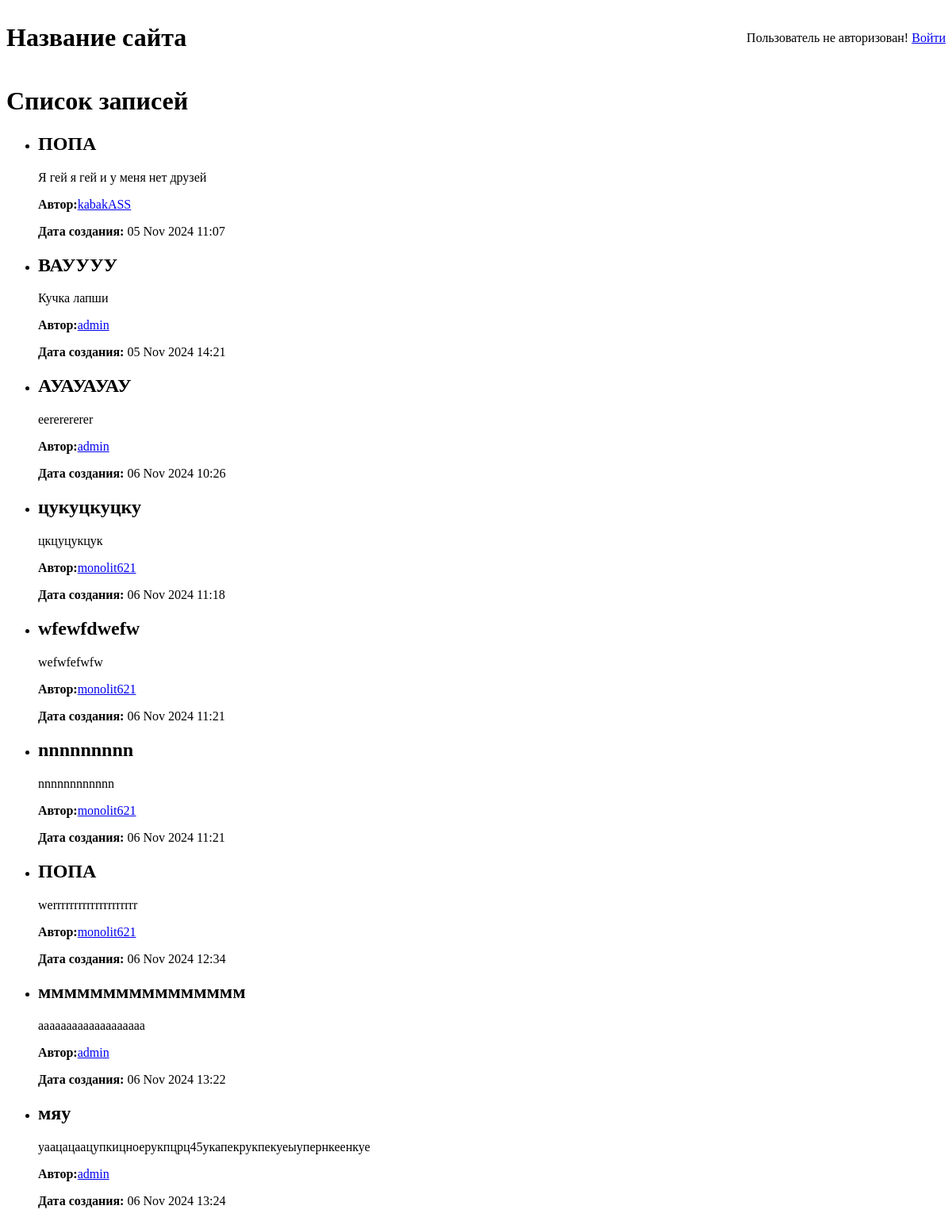
The app's page /, older data.
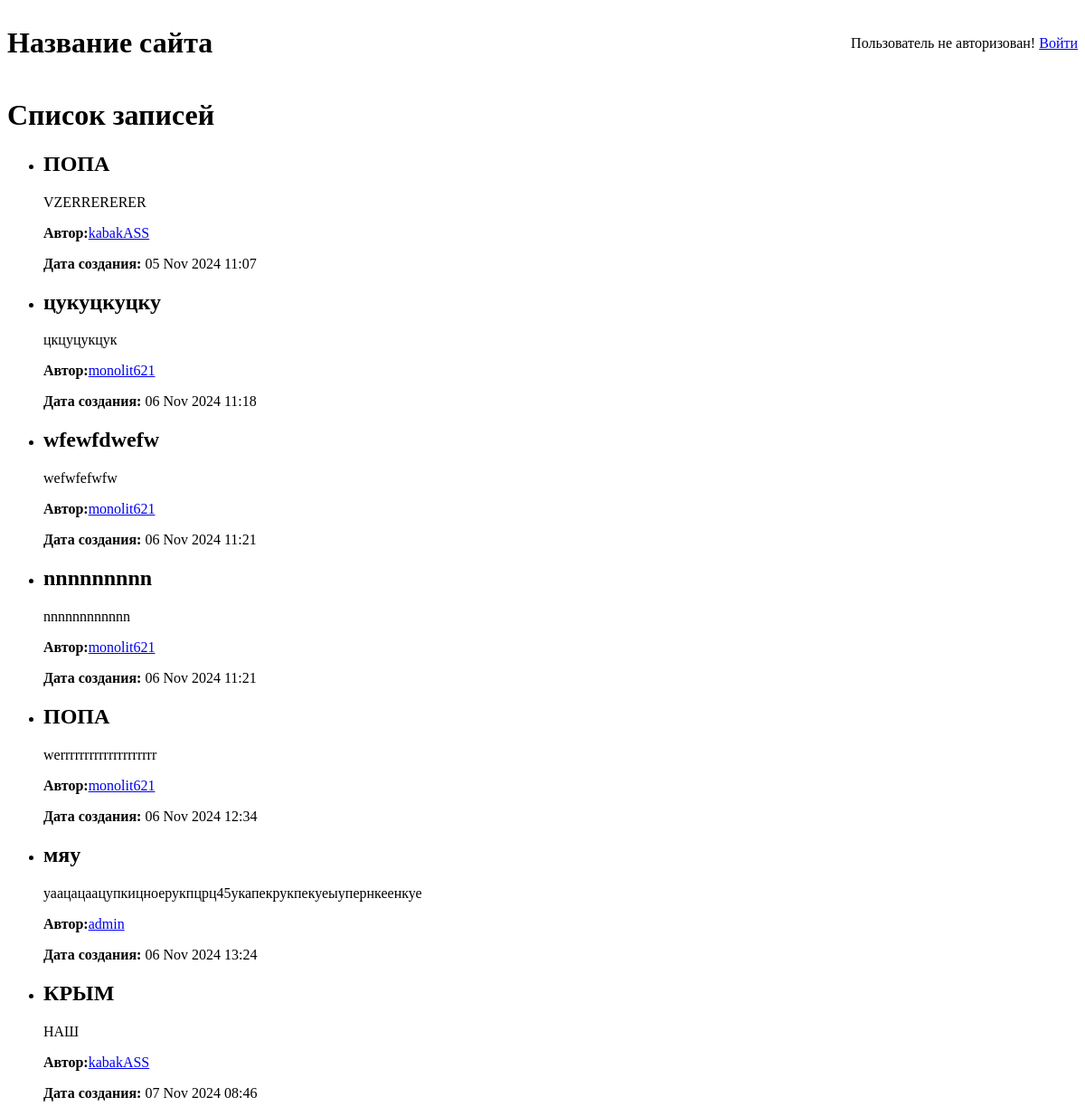
The same page, newer data.
### board/models.py (models this page shows, shortened)
class Note(models.Model):
    text = models.TextField()
    creation_date = models.DateTimeField(auto_now_add=True)
    name = models.CharField(max_length=20, blank=True, null=True)
    user = models.ForeignKey(User, on_delete=models.CASCADE)
    class Meta:
        verbose_name = "Запись"
        verbose_name_plural = "Записи"

### user/models.py (models this page shows, shortened)
class User(AbstractUser):
    registration_date = models.DateTimeField(auto_now_add=True)
    avatar = models.ImageField(
        verbose_name="Фотография пользователя",
        blank=True,
        upload_to=settings.MEDIA_USER_IMAGE_DIR,
    )
    class Meta:
        verbose_name = "Пользователь"
        verbose_name_plural = "Пользователи"

### board/views.py (the view)
# urls.py: path("", NoteListView.as_view(), name="board_note_list"),
class NoteListView(ListView):
    model = Note
    template_name = "board/base.html"
    context_object_name = "notes"

### templates/board/base.html
<!DOCTYPE html>
<html lang="ru">
    <header>
        {% include 'page/header.html' %}
    </header>
<body>
    <div class="container">
        <h1>Список записей</h1>
        <ul>
            {% for note in notes %}
                <li>
                    <h2>{{ note.name }}</h2>
                    <p>{{ note.text }}</p>
                    <p><strong>Автор:</strong><a href="{% url 'user_detail' note.user.id  %}">{{ note.user.username }}</a></p>
                    <p><strong>Дата создания:</strong> {{ note.creation_date|date:"d M Y H:i" }}</p>
                </li>
            {% empty %}
                <li>Записей нет.</li>
            {% endfor %}
        </ul>
    </div>
</body>
</html>

Row changes from the older to the newer data that the page shows:
removed Note: name "ВАУУУУ", text "Кучка лапши", user.username "admin", creation_date "05 Nov 2024 14:21"
removed Note: name "АУАУАУАУ", text "eererererer", user.username "admin", creation_date "06 Nov 2024 10:26"
removed Note: name "мммммммммммммммм", text "ааааааааааааааааааа", user.username "admin", creation_date "06 Nov 2024 13:22"
changed Note: text "Я гей я гей и у меня нет друзей" → "VZERRERERER"
added Note: name "КРЫМ", text "НАШ", user.username "kabakASS", creation_date "07 Nov 2024 08:46"
